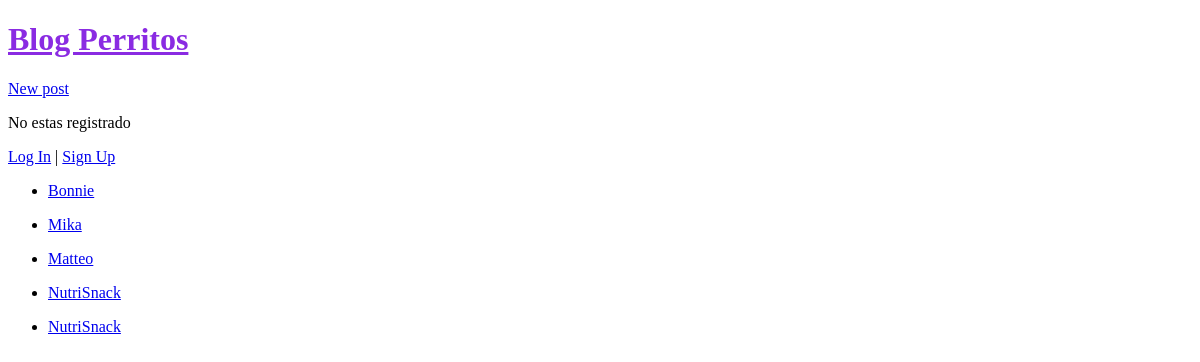
The app's page /, older data.
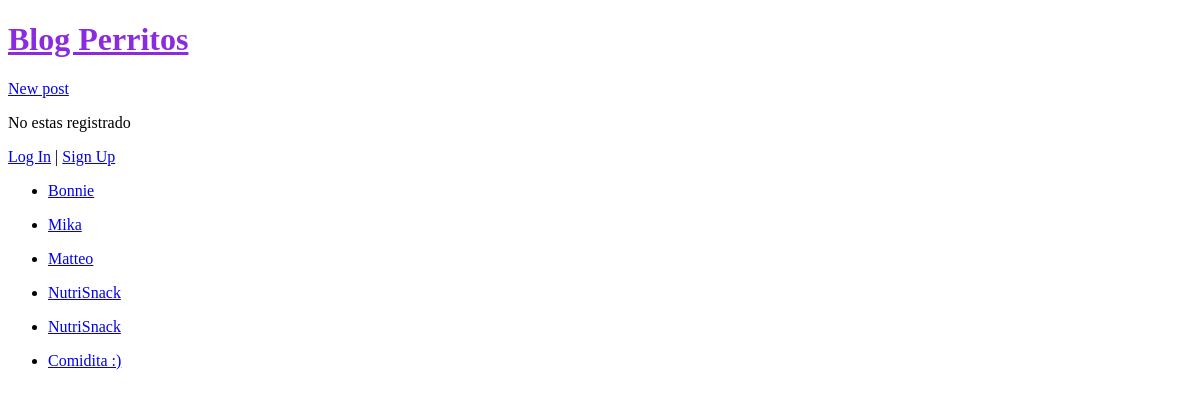
The same page, newer data.
### blogs/models.py (models this page shows, shortened)
class Post(models.Model):
    title = models.CharField(max_length=120)
    body = models.TextField()
    author = models.ForeignKey(
        "auth.User",
        on_delete=models.CASCADE,
    )
    created_at = models.DateTimeField(auto_now_add=True)

### blogs/views.py (the view)
# urls.py: path("", BlogListView.as_view(), name="home"),
class BlogListView(ListView):
    model = Post
    template_name = "home.html"

### templates/home.html
{% extends "_base.html" %}
{% block content %}
    {% if user.is_authenticated %}
        Epale {{ user.username }}! :)
        <form action="{% url 'logout' %}" method="post"> {% csrf_token %}
            <button type="submit">Log Out</button>
        </form>
    {% else %}
        <p>No estas registrado</p>
        <a href="{% url 'login' %}">Log In</a> |
        <a href="{% url 'signup' %}">Sign Up</a>
    {% endif %}
    {% for post in post_list %}
        <ul>
            <li>
                <a href="{% url 'post_detail' post.pk %}">{{ post.title }}</a>
            </li>
        </ul>
    {% endfor %}
{% endblock content %}

Row changes from the older to the newer data that the page shows:
added Post: title "Comidita :)"
